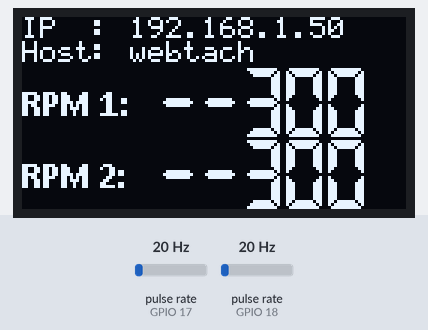
A sketch run on a simulated ESP32. Shown: 128×64 one-colour display. Wiring (inferred from the names in the program): 2 × pulse sensor: data GPIO 17 / data GPIO 18. The test bench sets the inputs (shaded band); at power-on: pulse rate (sensors on GPIO 17, GPIO 18) 20 Hz. WiFi joins after 1.5 s; servers stay silent unless stated; the local clock reads 2024-03-15 10:24:30 at power-on unless the sketch sets it; storage starts empty; what the sketch prints to the serial monitor is not drawn.

Above: at 2.9 s.
3.0 s: pulse rate (sensor on GPIO 17) set to 196 Hz
At 4.9 s:
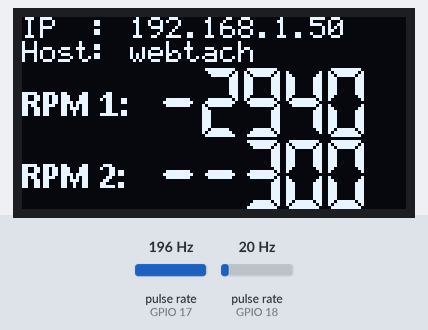
5.2 s: pulse rate (sensor on GPIO 18) set to 4 Hz
At 7.1 s:
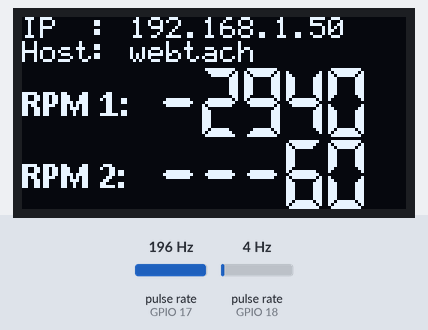
7.3 s: pulse rate (sensor on GPIO 17) set to 4 Hz
At 9.0 s:
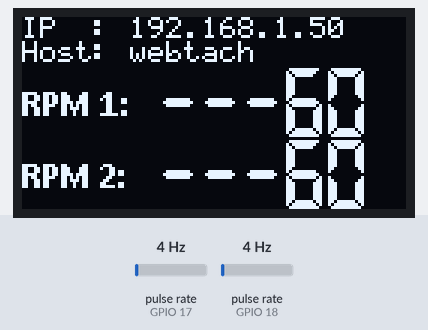
9.3 s: pulse rate (sensor on GPIO 18) set to 50 Hz
At 10.9 s:
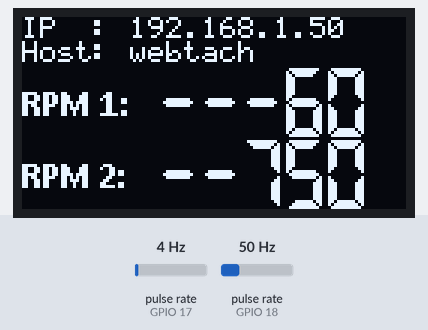
11.2 s: pulse rate (sensor on GPIO 17) set to 50 Hz
At 12.5 s:
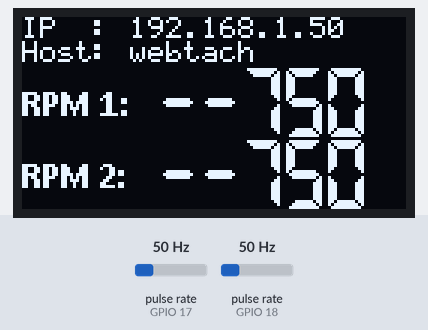
12.8 s: pulse rate (sensor on GPIO 18) set to 196 Hz
At 15.2 s:
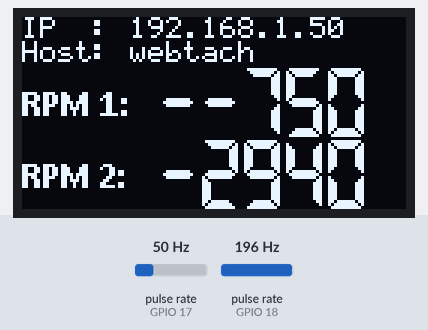
Timing chart, 0 to 16.0 s (numbered marks = the images above; inputs shaded):
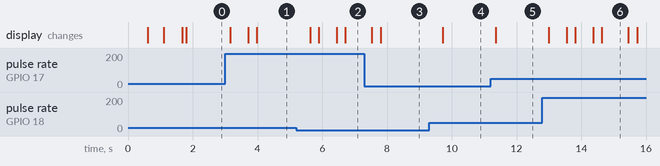

Measured:
- after the input at 3.0 s, the display: changes after 0.16 s (image 1)
- after the input at 7.3 s, the display: first changes after 0.24 s (image 3 shows a later state)
- after the input at 9.3 s, the display: changes after 0.42 s (image 4)
- after the input at 11.2 s, the display: changes after 0.16 s (image 5)
- after the input at 12.8 s, the display: changes after 0.20 s (image 6)
- what the display in image 6 shows lasts 0.9 s, from 14.6 s to 15.5 s

The sketch:

WebTachometer.ino
```cpp
// (licence header left out)
#define _DEBUG_MODE         // uncomment this line to include debug features
#define HOSTNAME "webtach" // <HOSTNAME>.local *should* work for mDNS browsing
#define TCP_PORT           80 // TCP port for ESPAsyncWebServer (80)
#define OLED_I2C         0x3C // display I2C address
#define TACH1_PIN          17
#define TACH2_PIN          18
#define DEFAULT_POLES       4

#include <Wire.h>
#include <WiFi.h>
#include <ESPmDNS.h>
#include <SPIFFS.h>
#include <SSD1306AsciiWire.h>

#include "auth.h"        // edit auth.h with your own wifi and OpenWeatherMap info
#include "tach.h"
#include "web_server.h"

SSD1306AsciiWire oled;
Web_Server server(TCP_PORT);

boolean connectWiFi(int timeout) {
  unsigned long startMillis = millis();
  WiFi.disconnect(true);
  WiFi.config(INADDR_NONE, INADDR_NONE, INADDR_NONE);
  WiFi.begin(ssid, password);
  WiFi.setHostname(HOSTNAME);
  while (WiFi.status() != WL_CONNECTED) {
    delay(500);
    Serial.print(F("."));
    oled.print(F("."));
    if (millis() - startMillis > timeout) {
      return false;
    }
  }
  return true;
}

void setup(){
  Serial.begin(115200);

  Serial.println(F("\n\n*****    Configuring Web Tachometer    *****\n"));

  tach1.pin = TACH1_PIN;
  tach2.pin = TACH2_PIN;
  tach1.num_poles = DEFAULT_POLES;
  tach2.num_poles = DEFAULT_POLES;

  pinMode(tach1.pin, INPUT_PULLUP);
  attachInterrupt(tach1.pin, trigger1, FALLING);
  pinMode(tach2.pin, INPUT_PULLUP);
  attachInterrupt(tach2.pin, trigger2, FALLING);

  Serial.print(F("  Initializing display..."));
  Wire.begin();
  Wire.setClock(400000L);
  oled.begin(&Adafruit128x64, OLED_I2C);
  Serial.println(F("DONE\n"));

  oled.setFont(lcd5x7);
  oled.clear();
  oled.print(F("Initializing..."));

  Serial.print(F("  Preparing SPIFFS..."));
  if(!SPIFFS.begin()){
    Serial.println(F("ERROR: SPIFFS not mounted"));
    return;
  }
  Serial.println(F("READY\n"));

  Serial.printf("  Connecting to %s..", ssid);

  int wifiAttempts = 0;
  while (!connectWiFi(5000)) {
    wifiAttempts++;
    if (wifiAttempts < 3) {
      Serial.printf("RESET %d.", wifiAttempts);
    } else {
      Serial.println(F("FAILED\n\nRebooting!"));
      delay(1000);
      ESP.restart();
    }
  }

  Serial.println(F("CONNECTED\n"));

  Serial.print(F("  Starting mDNS service..."));
  if (!MDNS.begin(HOSTNAME)) {
    Serial.println(F("FAILED\n"));
  }
  Serial.println(F("STARTED\n"));

  Serial.print(F("  Setting time from NTP..."));
  configTime(0, 0, "pool.ntp.org");              // set clock to UTC
  Serial.println(F("SET\n"));

  Serial.println(F("  Starting data services:"));
  server.begin();
  MDNS.addService("http", "tcp", TCP_PORT);

  Serial.printf("\n  Access via: %s / %s.local\n", WiFi.localIP().toString().c_str(), WiFi.getHostname());
  oled.clear();
  oled.printf("IP  : %s\nHost: %s", WiFi.localIP().toString().c_str(), WiFi.getHostname());

  delay(100);

  Serial.println(F("\n*****        Configuration Complete!       *****\n"));
}

void loop(){
  if (micros() - tach1.last_triggered > 2000000) {
    tach1.rpm = 0;
  }
  if (micros() - tach2.last_triggered > 2000000) {
    tach2.rpm = 0;
  }
  Serial.print("Tach 1: ");
  Serial.print(tach1.rpm);
  Serial.print("    Tach 2: ");
  Serial.println(tach2.rpm);
  oled.setFont(Callibri11_bold);
  oled.setCursor(0, 3);
  oled.print("RPM 1: ");
  oled.setCursor(0, 6);
  oled.print("RPM 2: ");
  char buf[7];
  dtostrf(tach1.rpm, 5, 0, buf);
  std::replace(buf, buf + 7, ' ', '-');
  oled.setFont(lcdnums14x24);
  oled.setCursor(45, 2);
  oled.print(buf);
  dtostrf(tach2.rpm, 5, 0, buf);
  std::replace(buf, buf + 7, ' ', '-');
  oled.setCursor(45, 5);
  oled.print(buf);
  delay(250);
}
```

auth.h
```cpp
/*********************************************************************************
 * auth.h - WiFI and OpenWeatherMap info for WebTachometer.ino
 *
 * Enter your WiFi SSID and password below
 *
 * -- Yuri - Aug 2021
*********************************************************************************/
#ifndef AUTH_H
#define AUTH_H

const char* ssid     = "<SSID>";
const char* password = "<Your Password>";

#endif // AUTH_H
```

tach.h
```cpp
/*********************************************************************************
 * data.h - holds data structures for WebTachometer.ino
 *
 * -- Yuri - Aug 2021
*********************************************************************************/

#ifndef DATA_H
#define DATA_H

struct tach {
  uint8_t  pin;
  double   rpm = 0;
  uint32_t last_triggered = 0;
  uint8_t  num_poles = 1;
};

tach tach1;
tach tach2;

void IRAM_ATTR trigger1() {
  uint32_t time_now = micros();
  tach1.rpm = 60000000.0 / (double)(time_now - tach1.last_triggered) / (double)tach1.num_poles;
  tach1.last_triggered = time_now;
}

void IRAM_ATTR trigger2() {
  uint32_t time_now = micros();
  tach2.rpm = 60000000.0 / (double)(time_now - tach2.last_triggered) / (double)tach2.num_poles;
  tach2.last_triggered = time_now;
}

#endif // DATA_H
```

web_server.h
```cpp
/*********************************************************************************
 * web_server.h - extends ESPAsyncWebServer for WebTachometer.ino
 *
 * -- Yuri - Aug 2021
*********************************************************************************/

#ifndef WEB_SERVER_H
#define WEB_SERVER_H

#include <ESPAsyncWebServer.h>
#include "tach.h"

class Web_Server : public AsyncWebServer{
  public:
    Web_Server(int port);
    void begin();
};

Web_Server::Web_Server(int port):AsyncWebServer(port) {}

void Web_Server::begin() {

  Serial.print(F("    Adding web server routes..."));

  this->onNotFound([](AsyncWebServerRequest *request){
    Serial.print(F("Bad request, sending 404..."));
    request->send(404, "text/plain", F("404...that's a hard no, super chief."));
    Serial.println(F("SENT"));
  });
  this->on("/", HTTP_GET, [](AsyncWebServerRequest *request){
    Serial.print(F("Index page requested..."));
    request->send(SPIFFS, "/index.html");
    Serial.println(F("SENT"));
  });
  this->on("/favicon.svg", HTTP_GET, [](AsyncWebServerRequest *request){
    Serial.print(F("Favicon requested..."));
    request->send(SPIFFS, "/favicon.svg");
    Serial.println(F("SENT"));
  });
  this->on("/rpm", HTTP_GET, [](AsyncWebServerRequest *request){
    Serial.print(F("RPM requested..."));
    char buf[32];
    char buf_rpm2[8];
    dtostrf(tach1.rpm, 3, 1, buf);
    dtostrf(tach2.rpm, 3, 1, buf_rpm2);
    strcat(buf, ",");
    strcat(buf, buf_rpm2);
    request->send_P(200, "text/plain", buf);
    Serial.println(buf);
  });
  this->on("/num_poles", HTTP_GET, [](AsyncWebServerRequest *request){
    Serial.print(F("num_poles requested..."));
    char buf[32];
    char buf_num_poles2[8];
    dtostrf(tach1.num_poles, 1, 0, buf);
    dtostrf(tach2.num_poles, 1, 0, buf_num_poles2);
    strcat(buf, ",");
    strcat(buf, buf_num_poles2);
    request->send_P(200, "text/plain", buf);
    Serial.println(buf);
  });
  this->on("/num_poles", HTTP_POST, [](AsyncWebServerRequest *request){
    Serial.println("num_poles POST received...");
    AsyncWebParameter* p;
    uint8_t val;
    if (request->hasParam("num_poles1", true)) {
      p = request->getParam("num_poles1", true);
      val = atoi(p->value().c_str());
      tach1.num_poles = val;
      Serial.printf("  tach1.numpoles set: %d\n", val);
    }
    if (request->hasParam("num_poles2", true)) {
      p = request->getParam("num_poles2", true);
      val = atoi(p->value().c_str());
      tach2.num_poles = val;
      Serial.printf("  tach2.numpoles set: %d\n", val);
    }
    request->send(200);
  });

#ifdef _DEBUG_MODE
  // this allows requests from locally stored documents on the client device
  //   (i.e., C:\users\yuri\Documents\debug.html, /home/yuri/Documents/test.html, etc)
  DefaultHeaders::Instance().addHeader("Access-Control-Allow-Origin", "*");
#endif

  Serial.println(F("DONE"));
  Serial.print(F("    Starting web server..."));
  Serial.println(F("READY"));
  AsyncWebServer::begin();
}

#endif // WEB_SERVER_H
```
